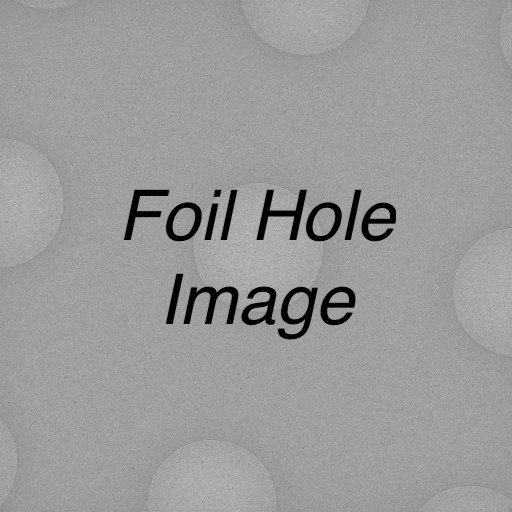
#> input picture data/testFoil.jpeg, 512 x 512 px, found by its file name
$ python -i epu.star_to_epu_browser_inspect.py   (imports and definitions only)   (older library calls are emulated)
#> lines starting #> are read from the running program, lines starting #| are printed output that depends on the picture
#!/usr/bin/env python
#

############################################################################
#
# Author: "Kyle L. Morris"
# MRC London Institute of Medical Sciences 2019
#
# This program is free software: you can redistribute it and/or modify
#     it under the terms of the GNU General Public License as published by
#     the Free Software Foundation, either version 3 of the License, or
#     (at your option) any later version.
#
#     This program is distributed in the hope that it will be useful,
#     but WITHOUT ANY WARRANTY; without even the implied warranty of
#     MERCHANTABILITY or FITNESS FOR A PARTICULAR PURPOSE.  See the
#     GNU General Public License for more details.
#
#     You should have received a copy of the GNU General Public License
#     along with this program.  If not, see <http://www.gnu.org/licenses/>.
#
############################################################################

# TO DO:
# 1) Remove dependancy on global variables
# 2) Only display jpg in listboxes that have associated _FoilHoles.dat

import os
import platform
import tkinter as tk
import sys
from tkinter import *
from tkinter import ttk
#from tkinter import filedialog
#from tkinter.ttk import Progressbar
import subprocess

from PIL import ImageTk, Image

import glob

###############################################################################

# [254 lines left out: functions file_len, popSquares, popConditional, SquareSelect, select, FoilSelect and 4 more, not called in this run]

def RBGAImage(path):
#> called with path = '/data/testFoil.jpeg'
    return Image.open(path).convert("RGBA")

# [37 lines left out: functions plotPicks, plotFoilHole, clearPickNo, not called in this run]

def clearMicSel():
    ## Clear Mic list box
    miclist.delete(0,tk.END)
    # Clear

def openSettings():
    try:
        f = open('EPU_analysis/settings.dat')
        print('Populating fields with previous paths')
        for line in f:
         if "Star" in line:
           global star
           star = line.strip().split()
         if "EPU" in line:
           global epu
           epu = line.strip().split()
         if "Suffix" in line:
           global suffix
           suffix = line.strip().split()
        f.close()
    ## Populate fields with defaults if analysis not performed
    except IOError:
        print('Previous analysis not found')

###############################################################################

### Create GUI
# [8 lines not run here, left out]

## Variables
radioSq = StringVar()
radioFoil = StringVar()
foilfilt = 'foilAll'

# This scripts location
exe = sys.argv[0]
exedir = os.path.dirname(sys.argv[0])

## GUI layout
row = 0
column = 0

#btn = tk.Button(main_frame, text="popSquares", command = popSquares).grid(sticky="w", column=2, row=row)
# [1 line not run here, left out]

# Radio buttons for data filtering
# [1 line that did not run here, left out]
# [1 line not run here, left out]
# [1 line that did not run here, left out]
# [2 lines not run here, left out]

# [1 line that did not run here, left out]
# [1 line that did not run here, left out]
# [1 line that did not run here, left out]

# [1 line that did not run here, left out]
# [1 line that did not run here, left out]
# [1 line that did not run here, left out]

# [1 line not run here, left out]
# [1 line that did not run here, left out]
# [1 line not run here, left out]

# Plot picks
#btn = tk.Button(main_frame,text='Clear picks', command = MicSelect).grid(sticky="e", column=8, row=15)
pick_state = IntVar()
# [1 line not run here, left out]
# [1 line that did not run here, left out]

# [1 line that did not run here, left out]
# [1 line not run here, left out]
entryMicX = tk.StringVar()
# [1 line that did not run here, left out]
# [2 lines not run here, left out]

# [1 line that did not run here, left out]
# [1 line not run here, left out]
entryMicY = tk.StringVar()
# [1 line that did not run here, left out]
# [2 lines not run here, left out]

# [1 line that did not run here, left out]
# [1 line not run here, left out]
entryPartD = tk.StringVar()
# [1 line that did not run here, left out]
# [2 lines not run here, left out]

values = ["K2","K3","FII","FIII","Other"]
# [1 line that did not run here, left out]
# [6 lines not run here, left out]

# Labels
# [1 line that did not run here, left out]
# [1 line not run here, left out]
# [1 line that did not run here, left out]
# [1 line not run here, left out]
# [1 line that did not run here, left out]
# [2 lines not run here, left out]

# Listboxs for images
# [1 line that did not run here, left out]
# [1 line not run here, left out]
# [1 line that did not run here, left out]
# [4 lines not run here, left out]

# [1 line that did not run here, left out]
# [1 line not run here, left out]
# [1 line that did not run here, left out]
# [4 lines not run here, left out]

# [1 line that did not run here, left out]
# [1 line not run here, left out]
# [1 line that did not run here, left out]
# [10 lines not run here, left out]
# [1 line that did not run here, left out]
# [1 line that did not run here, left out]
# [1 line that did not run here, left out]
# [1 line that did not run here, left out]
# [1 line not run here, left out]

# [1 line that did not run here, left out]
# [1 line not run here, left out]
entrySq = tk.StringVar()
# [1 line that did not run here, left out]
# [1 line not run here, left out]

## FoilHole image
fhLoad = RBGAImage(str(exedir)+"/data/testFoil.jpeg")
fhLoad = fhLoad.resize((400,400), Image.ANTIALIAS)
fhRender = ImageTk.PhotoImage(fhLoad)
# [1 line that did not run here, left out]
# [1 line that did not run here, left out]
# [1 line not run here, left out]

# [1 line that did not run here, left out]
# [1 line not run here, left out]
entryFoil = tk.StringVar()
# [1 line that did not run here, left out]
# [1 line not run here, left out]

## Micrograph image
micLoad = RBGAImage(str(exedir)+"/data/testMic.jpeg")
#> call 2 of RBGAImage, with path = '/data/testMic.jpeg'
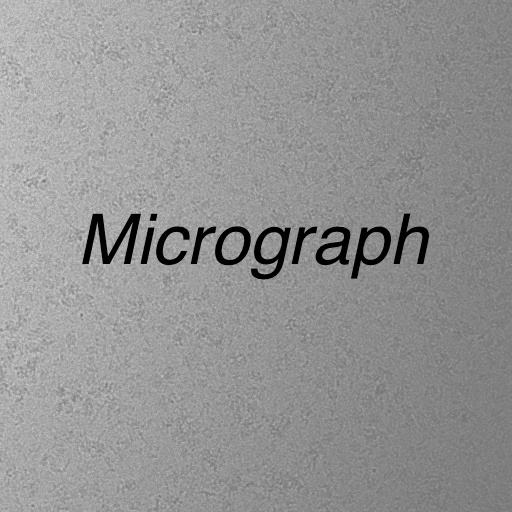
#> input picture data/testMic.jpeg, 512 x 512 px, found by its file name
micLoad = micLoad.resize((400,400), Image.ANTIALIAS)
micRender = ImageTk.PhotoImage(micLoad)
# [1 line that did not run here, left out]
# [1 line that did not run here, left out]
# [1 line not run here, left out]

# [1 line that did not run here, left out]
# [1 line not run here, left out]
entryMic = tk.StringVar()
# [1 line that did not run here, left out]
# [1 line not run here, left out]

## Particle pick overlay
parLoad = RBGAImage(str(exedir)+"/data/testPart.png")
#> call 3 of RBGAImage, with path = '/data/testPart.png'
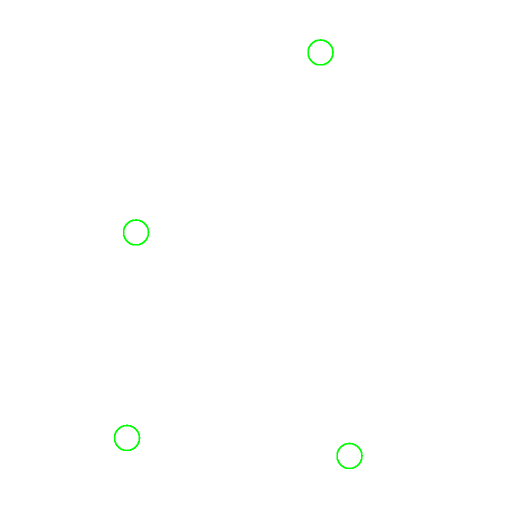
#> input picture data/testPart.png, 1024 x 1024 px, found by its file name (shown at 1/2 size)
#> in RBGAImage, returned value is the input picture: PIL image 1024x1024 RGBA; mean R, G, B, A 254.5, 255, 254.5, 0.5
parLoad = parLoad.resize((400,400), Image.ANTIALIAS)
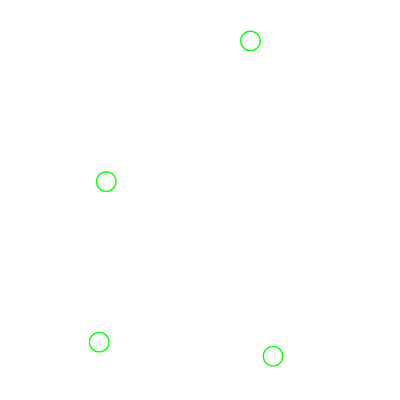
#> parLoad: PIL image 400x400 RGBA; mean R, G, B, A 0, 1.8, 0, 0.5; transparent parts drawn white
# [1 line not run here, left out]
parRender = ImageTk.PhotoImage(micLoad)
# [1 line that did not run here, left out]
# [1 line that did not run here, left out]
# [3 lines not run here, left out]

>>> result = openSettings()
